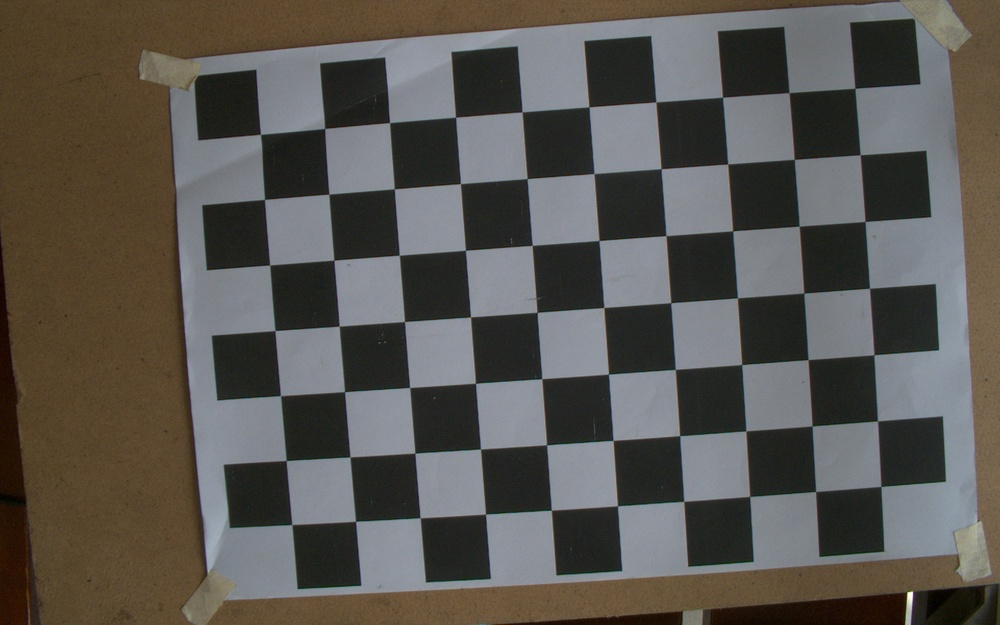
#> input picture Project_Exercise/Question_3/pictures/img2.jpg, 1000 x 625 px, shrunk from 1920 x 1200 before the run, found by its file name
$ python length.py
#> lines starting #> are read from the running program, lines starting #| are printed output that depends on the picture; after the words box and inside, x2 and y2 are one past the last pixel; in counts of white or black regions, pixels touching at a corner belong together; long printed decimals are rounded
import cv2
import numpy as np
import math
import json
import csv

# ================== CẤU HÌNH ==================
IMAGE_PATH  = r"D:\HK251\vision\BTL\Bai_2\pictures\img2.jpg"      # Ảnh cần đo card
CALIB_JSON  = r"D:\HK251\vision\BTL\Bai_3\calib_params.json"   # file JSON calib
POSE_INDEX  = 0      # dùng rvecs[POSE_INDEX], tvecs[POSE_INDEX]

CANNY_T1   = 50
CANNY_T2   = 150
KERNEL_SZ  = 3            # kernel cho opening/closing

# File CSV lưu 4 góc
OUTPUT_CSV = r"D:\HK251\vision\BTL\Bai_3\card_corners_uvXYZ.csv"


# ================== HÀM ĐỌC THAM SỐ CALIB ==================

def load_calib(json_path, pose_index=0):
#> called with pose_index = 0
    with open(json_path, "r", encoding="utf-8") as f:
#> (reads Project_Exercise/Question_3/calib_params.json from the repository)
        data = json.load(f)

    K = np.array(data["camera_matrix"], dtype=np.float64)
    rvecs = [np.array(r, dtype=np.float64) for r in data["rvecs"]]
    tvecs = [np.array(t, dtype=np.float64) for t in data["tvecs"]]

    if pose_index < 0 or pose_index >= len(rvecs):
        raise IndexError("POSE_INDEX nằm ngoài số lượng pose trong JSON")

    rvec = rvecs[pose_index]
    tvec = tvecs[pose_index].reshape(3, 1)   # (3,1)

    R, _ = cv2.Rodrigues(rvec)              # (3,3)

    return K, R, tvec

# ================== HÀM PIXEL → WORLD (MẶT PHẲNG Z_w = 0) ==================

def pixel_to_world_on_plane(u, v, K, R, T):
    """
    M_w = R^{-1}(K^{-1} z m_p - T)
    Giả sử mọi điểm nằm trên mặt phẳng Z_w = 0 (mặt phẳng bàn cờ),
    giải z (độ sâu trong hệ camera) sao cho thành phần Z_w = 0.
    """
    m_p = np.array([[u], [v], [1.0]], dtype=np.float64)   # (3,1)

    K_inv = np.linalg.inv(K)
    R_inv = np.linalg.inv(R)

    e3 = np.array([[0.0, 0.0, 1.0]])                      # (1,3)

    a = (e3 @ R_inv @ K_inv @ m_p)[0, 0]
    b = (e3 @ R_inv @ T)[0, 0]

    z_cam = b / a   # độ sâu trong hệ camera

    M_w = R_inv @ (K_inv @ (z_cam * m_p) - T)             # (3,1)

    return M_w.flatten()  # [X_w, Y_w, Z_w] (mm), Z_w ~ 0


# ================== MAIN ==================

def main():
    # ---- Load tham số calib từ JSON ----
    K, R, T = load_calib(CALIB_JSON, POSE_INDEX)
    print("Loaded calibration from JSON.")
    print("Camera matrix K:\n", K)
    print("Rotation matrix R:\n", R)
    print("Translation T:\n", T.ravel())

    # -------- BƯỚC 1: TIỀN XỬ LÝ + NHỊ PHÂN + CANNY --------
    img = cv2.imread(IMAGE_PATH)
#> img is the input picture: shape (625, 1000, 3); mean B, G, R 80.7, 85.8, 88.9
    if img is None:
        raise FileNotFoundError("Không đọc được ảnh, kiểm tra lại IMAGE_PATH")

    img_draw = img.copy()   # giữ nguyên kích thước

    gray  = cv2.cvtColor(img, cv2.COLOR_BGR2GRAY)
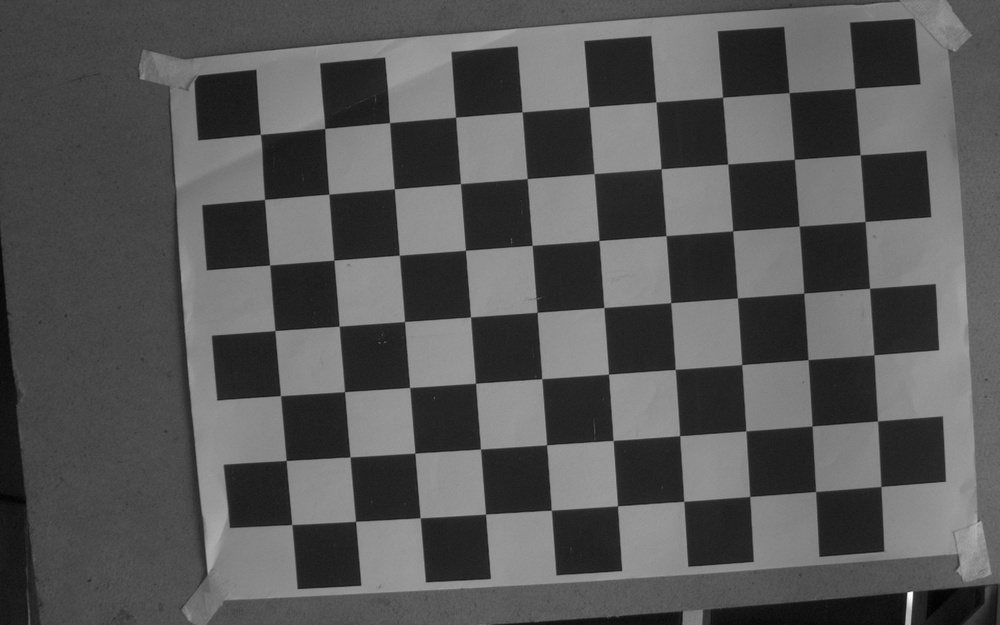
#> gray: shape (625, 1000); min 0, max 254, mean 86.2
    blur  = cv2.GaussianBlur(gray, (5, 5), 0)

    # Card sáng trên nền tối
    _, thresh = cv2.threshold(
        blur, 0, 255,
        cv2.THRESH_BINARY + cv2.THRESH_OTSU
    )
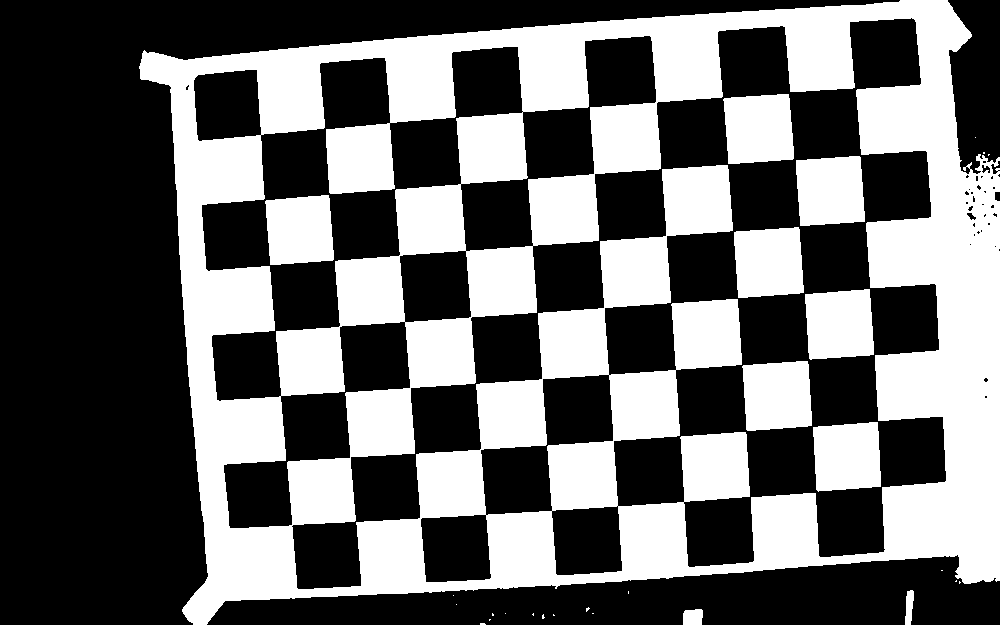
#> thresh: shape (625, 1000); 41.1% white; 28 white regions (18 under 20 px), largest, box (x1, y1, x2, y2) and area: (139, 0, 1000, 625) 225782, (734, 227, 804, 298) 4399, (723, 94, 794, 164) 4379

    # Lọc nhiễu: opening + closing
    kernel = np.ones((KERNEL_SZ, KERNEL_SZ), np.uint8)
    thresh_open  = cv2.morphologyEx(thresh, cv2.MORPH_OPEN,  kernel, iterations=1)
#> thresh_open: shape (625, 1000); 41% white; 19 white regions (4 under 20 px), largest, box (x1, y1, x2, y2) and area: (139, 0, 1000, 625) 185917, (335, 103, 661, 457) 35380, (734, 227, 804, 298) 4399
    thresh_clean = cv2.morphologyEx(thresh_open, cv2.MORPH_CLOSE, kernel, iterations=2)
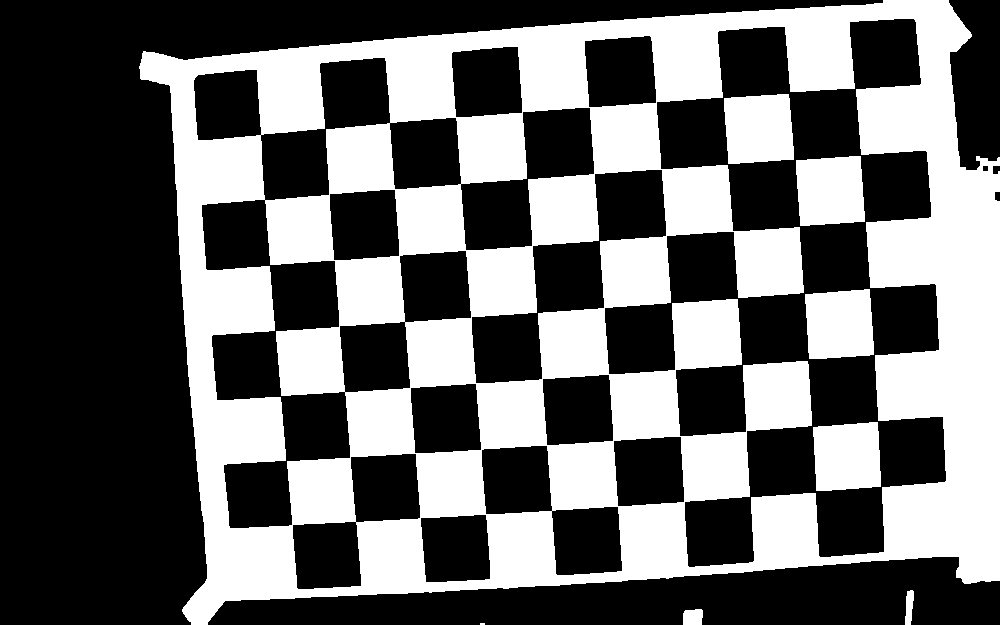
#> thresh_clean: shape (625, 1000); 41.1% white; 8 white regions (1 under 20 px), largest, box (x1, y1, x2, y2) and area: (139, 0, 1000, 625) 239130, (724, 94, 794, 164) 4378, (796, 156, 865, 226) 4314

    edges = cv2.Canny(thresh_clean, CANNY_T1, CANNY_T2)
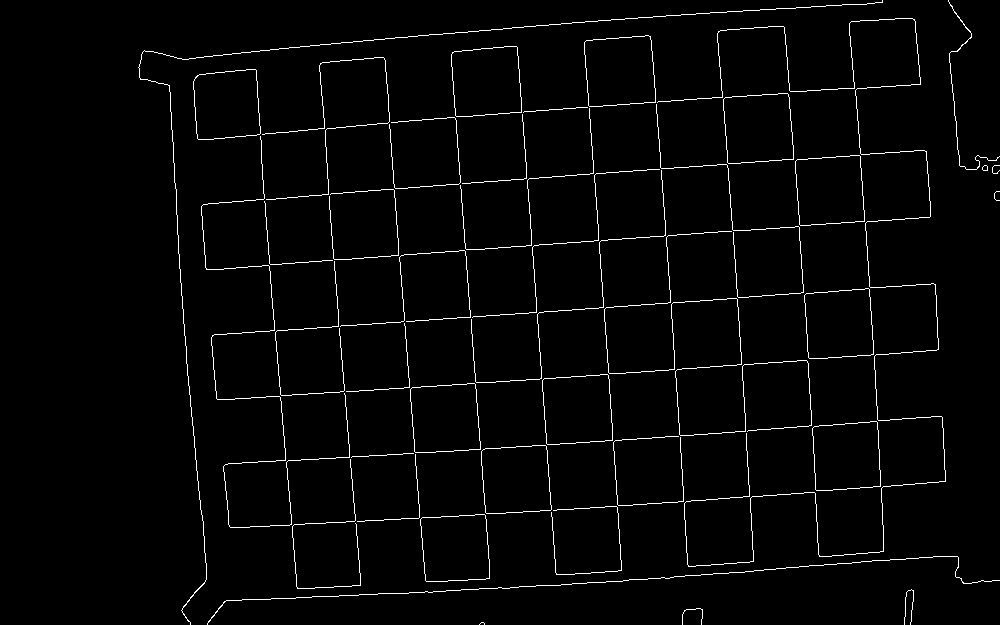
#> edges: shape (625, 1000); 2.2% white in thin lines or dots, all inside (x1, y1, x2, y2) = (138, 0, 1000, 625)

    # -------- BƯỚC 2: TÌM CONTOUR LỚN NHẤT (CARD) --------
    contours, _ = cv2.findContours(
        thresh_clean, cv2.RETR_EXTERNAL, cv2.CHAIN_APPROX_SIMPLE
    )
#> contours = 4 contours, 1 with area under 20; largest, box (x1, y1, x2, y2) and area: (139, 0, 1000, 625) 447112, (683, 609, 703, 625) 264, (905, 590, 914, 625) 196
    if not contours:
        print("Không tìm được contour.")
        return

    largest_cnt = max(contours, key=cv2.contourArea)
#> largest_cnt = contour of 484 points, box (x1, y1, x2, y2) (139, 0, 1000, 625), area 447112
    #cv2.drawContours(img_draw, [largest_cnt], -1, (0, 0, 255), 2)

    # -------- BƯỚC 3: MIN AREA RECT + GÓC XOAY --------
    M = cv2.moments(largest_cnt)
#> M = moments, m00 447111.5, centre m10/m00, m01/m00 = (587.3, 303.9)
    if M["m00"] != 0:
        cx = int(M["m10"] / M["m00"])
#> cx = 587
        cy = int(M["m01"] / M["m00"])
#> cy = 303
    else:
        cx, cy = 0, 0

    rect = cv2.minAreaRect(largest_cnt)   # ((x,y), (w,h), angle)
#> rect = ((583, 315.2), (851.8, 587.6), -3.94)
    box  = cv2.boxPoints(rect)
#> box = [[178.3, 637.6], [137.9, 51.35], [987.7, -7.21], [1028.1, 579]]
    box  = np.int32(box)
#> box = [[178, 637], [137, 51], [987, -7], [1028, 578]]
    cv2.drawContours(img_draw, [box], 0, (0, 255, 0), 2)

    # Lấy cạnh dài nhất để tính góc ảnh
    max_len = -1
    dx_best, dy_best = 0, 0
    for i in range(4):
        x1, y1 = box[i]
        x2, y2 = box[(i + 1) % 4]
        dx = x2 - x1
        dy = y2 - y1
        length = math.hypot(dx, dy)
        if length > max_len:
            max_len = length
            dx_best, dy_best = dx, dy
#> this loop made 4 passes
#> (x1, y1, x2, y2, dx, dy, length, max_len) on passes 1, 2, 4: (178, 637, 137, 51, -41, -586, 587.4, 587.4), (137, 51, 987, -7, 850, -58, 852, 852), (1028, 578, 178, 637, -850, 59, 852, 852)
#> (x1, y1, x2, y2, dx, dy, length) on pass 3: (987, -7, 1028, 578, 41, 585, 586.4)
#> after the loop, dx_best = -850; dy_best = 59; max_len = 852

    angle_rad = math.atan2(dy_best, dx_best)
#> angle_rad = 3.07
    angle_deg = math.degrees(angle_rad)
#> angle_deg = 176

    if angle_deg > 90:
        angle_deg -= 180
#> angle_deg = -3.97
    elif angle_deg <= -90:
        angle_deg += 180

    print("Tọa độ trọng tâm (cx, cy):", cx, cy)
#| Tọa độ trọng tâm (cx, cy): 587 303
    print("Góc xoay (có dấu):", angle_deg, "độ")
#| Góc xoay (có dấu): -3.971 độ

    cv2.circle(img_draw, (cx, cy), 5, (255, 0, 0), -1)
#> img_draw: shape (625, 1000, 3); mean B, G, R 80.2, 87.7, 87.9
    text = f"Center: ({cx},{cy}) Angle: {angle_deg:.2f} deg"
#> text = 'Center: (587,303) Angle: -3.97 deg'
    cv2.putText(img_draw, text, (10, 30),
                cv2.FONT_HERSHEY_SIMPLEX, 0.7, (0, 255, 255), 2)
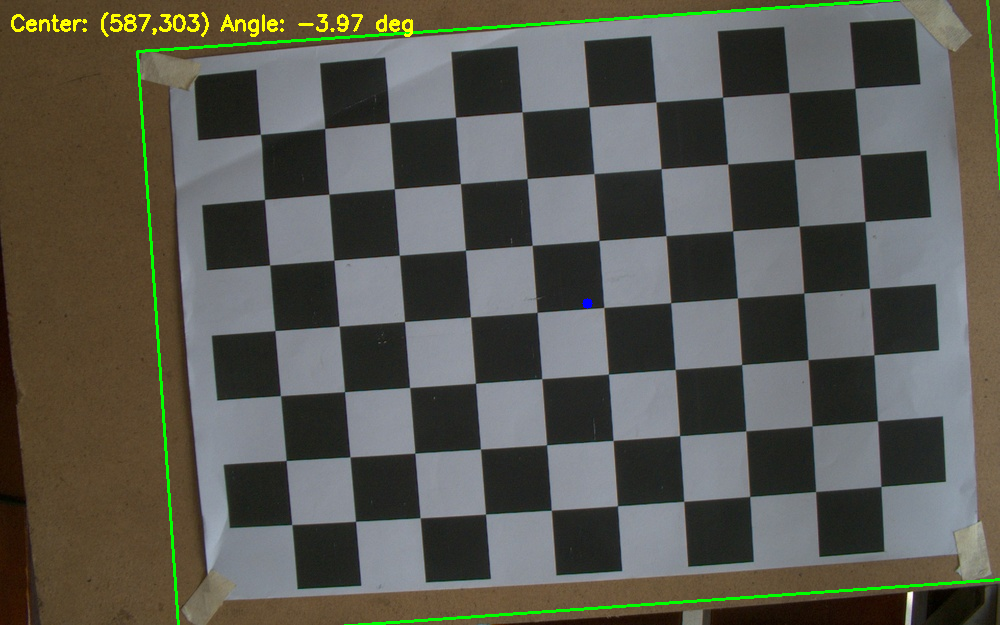
#> img_draw: shape (625, 1000, 3); mean B, G, R 80, 88.5, 88.7

    # -------- BƯỚC 4: TÍNH TỌA ĐỘ THỰC & CHIỀU DÀI / RỘNG --------

    # 4 góc pixel
    pixel_pts = [tuple(pt) for pt in box]  # [(u,v), ...]
#> pixel_pts = [(178, 637), (137, 51), (987, -7), (1028, 578)]
    print("\nPixel corners (u, v) của hình:")
    for i, (u, v) in enumerate(pixel_pts):
        print(f"Corner {i}: u = {u}, v = {v}")
#> this loop made 4 passes
#| Corner 0: u = 178, v = 637
#| Corner 1: u = 137, v = 51
#| Corner 2: u = 987, v = -7
#| Corner 3: u = 1028, v = 578

    # *** CHẤM 4 ĐIỂM GÓC LÊN ẢNH ***
    for i, (u, v) in enumerate(pixel_pts):
        cv2.circle(img_draw, (u, v), 7, (0, 255, 255), -1)  # chấm tròn
        cv2.putText(img_draw, str(i), (u + 5, v - 5),       # đánh số 0..3
                    cv2.FONT_HERSHEY_SIMPLEX, 0.7,
                    (0, 0, 255), 2)
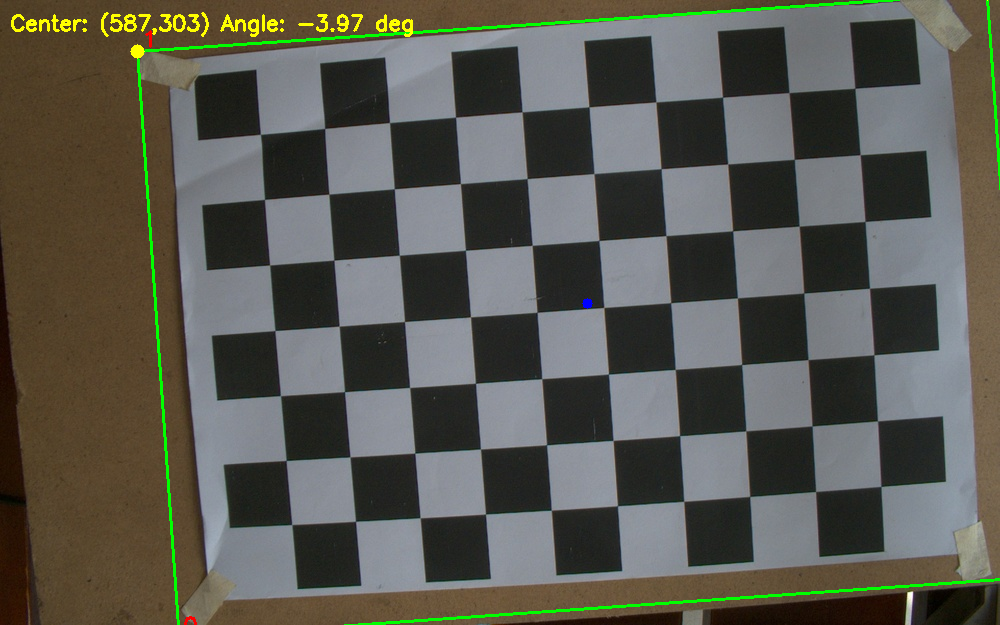
#> img_draw: shape (625, 1000, 3); 0.04% of pixels changed, all inside (x1, y1, x2, y2) = (130, 0, 988, 625)

    # Chuyển 4 góc sang world (mm)
    world_pts = []
    for (u, v) in pixel_pts:
        Mw = pixel_to_world_on_plane(u, v, K, R, T)
        world_pts.append(Mw)
#> this loop made 4 passes
#> (u, v, m_p in pixel_to_world_on_plane, a in pixel_to_world_on_plane, z_cam in pixel_to_world_on_plane, Mw) on passes 1 to 3: (178, 637, [178, 637, 1], 0.98, 473.8, [75.42, 286.5, 6.38e-14]), (137, 51, [137, 51, 1], 0.987, 470.3, [-40.09, 294.6, 1.02e-14]), (987, -7, [987, -7, 1], 1.01, 461.1, [-51.26, 127, 6.43e-14])
#> (u, v, a in pixel_to_world_on_plane, z_cam in pixel_to_world_on_plane, Mw) on pass 4: (1028, 578, 1, 464.5, [61.7, 117.9, 8.17e-15])
#> after the loop, world_pts = [[75.42, 286.5, 6.38e-14], [-40.09, 294.6, 1.02e-14], [-51.26, 127, 6.43e-14], [61.7, 117.9, 8.17e-15]]
    world_pts = np.array(world_pts)   # (4,3)

    print("\nWorld coordinates (Xw, Yw, Zw) quy đổi từ 4 góc (mm):")
    for i, p in enumerate(world_pts):
        print(f"Corner {i}: Xw = {p[0]:.3f}, Yw = {p[1]:.3f}, Zw = {p[2]:.3f}")
#> this loop made 4 passes
#| Corner 0: Xw = 75.422, Yw = 286.537, Zw = 0.000
#| Corner 1: Xw = -40.093, Yw = 294.595, Zw = 0.000
#| Corner 2: Xw = -51.264, Yw = 127.050, Zw = 0.000
#| Corner 3: Xw = 61.697, Yw = 117.915, Zw = 0.000

    # ---- Lưu 4 góc ra CSV: u, v, Xw, Yw, Zw ----
    with open(OUTPUT_CSV, "w", newline="", encoding="utf-8") as f:
        writer = csv.writer(f, delimiter=';')
        writer.writerow(["corner_index", "u_pixel", "v_pixel",
                         "Xw_mm", "Yw_mm", "Zw_mm"])
        for i, ((u, v), (Xw, Yw, Zw)) in enumerate(zip(pixel_pts, world_pts)):
            writer.writerow([i, u, v,
                             f"{Xw:.6f}", f"{Yw:.6f}", f"{Zw:.6f}"])
#> this loop made 4 passes
#> (u, v, Xw, Yw, Zw) on passes 1 to 4: (178, 637, 75.42, 286.5, 6.38e-14), (137, 51, -40.09, 294.6, 1.02e-14), (987, -7, -51.26, 127, 6.43e-14), (1028, 578, 61.7, 117.9, 8.17e-15)

    print("\nĐã lưu tọa độ 4 góc (pixel + world) vào CSV:")
    print(OUTPUT_CSV)

    # Độ dài 4 cạnh (mm)
    edge_lengths = []
    for i in range(4):
        p1 = world_pts[i]
        p2 = world_pts[(i + 1) % 4]
        d = np.linalg.norm(p2 - p1)
        edge_lengths.append(d)
#> this loop made 4 passes
#> (p1, p2, d) on passes 1 to 4: ([75.42, 286.5, 6.38e-14], [-40.09, 294.6, 1.02e-14], 115.8), ([-40.09, 294.6, 1.02e-14], [-51.26, 127, 6.43e-14], 167.9), ([-51.26, 127, 6.43e-14], [61.7, 117.9, 8.17e-15], 113.3), ([61.7, 117.9, 8.17e-15], [75.42, 286.5, 6.38e-14], 169.2)
#> after the loop, edge_lengths = [115.8, 167.9, 113.3, 169.2]

    print("\nEdge lengths (mm) theo thứ tự box:")
    for i, d in enumerate(edge_lengths):
        print(f"Edge {i}-{(i+1)%4}: {d:.3f} mm")
#> this loop made 4 passes
#> d on passes 1 to 4: 115.8, 167.9, 113.3, 169.2
#| Edge 0-1: 115.796 mm
#| Edge 1-2: 167.917 mm
#| Edge 2-3: 113.330 mm
#| Edge 3-0: 169.180 mm

    length_mm = max(edge_lengths)
#> length_mm = 169.2
    width_mm  = min(edge_lengths)
#> width_mm = 113.3

    print("\n>>> ƯỚC LƯỢNG KÍCH THƯỚC CARD (theo mặt phẳng bàn cờ):")
    print(f"Chiều dài (max cạnh): {length_mm:.3f} mm")
#| Chiều dài (max cạnh): 169.180 mm
    print(f"Chiều rộng (min cạnh): {width_mm:.3f} mm")
#| Chiều rộng (min cạnh): 113.330 mm

    # -------- BƯỚC 5: HIỂN THỊ & LƯU ẢNH --------
    cv2.imshow("Thresh_clean", thresh_clean)
    cv2.imshow("Edges", edges)
    cv2.imshow("Result + measure", img_draw)

    cv2.imwrite("result_with_measure_and_corners.png", img_draw)

    cv2.waitKey(0)
    cv2.destroyAllWindows()


if __name__ == "__main__":
    main()
